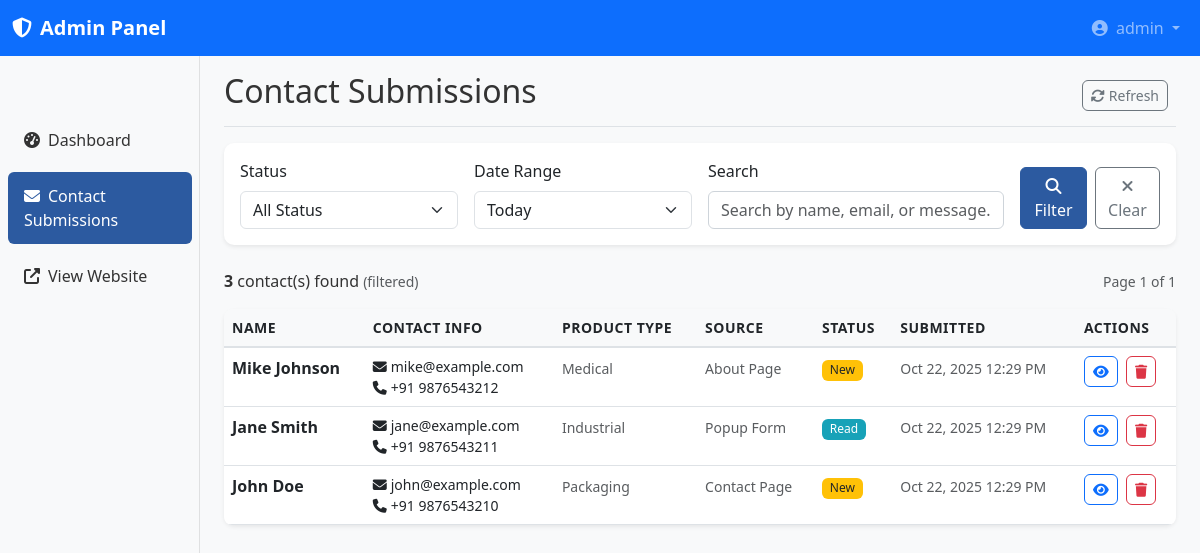
Page /contacts.php?filter=today (signed in) on the committed database.
### tables this page shows
CREATE TABLE IF NOT EXISTS contact_submissions (
    id INT AUTO_INCREMENT PRIMARY KEY,
    name VARCHAR(100) NOT NULL,
    email VARCHAR(100) NOT NULL,
    phone VARCHAR(20) NOT NULL,
    product_type VARCHAR(50) DEFAULT NULL,
    message TEXT NOT NULL,
    form_source VARCHAR(50) NOT NULL,
    status ENUM('new', 'read', 'replied', 'archived') DEFAULT 'new',
    submitted_at TIMESTAMP DEFAULT CURRENT_TIMESTAMP,
    updated_at TIMESTAMP DEFAULT CURRENT_TIMESTAMP ON UPDATE CURRENT_TIMESTAMP,
    admin_notes TEXT DEFAULT NULL
);

### contacts.php (the view, shortened to what this page needs)
<?php
$page = (int)($_GET['page'] ?? 1);
$limit = 20;
$offset = ($page - 1) * $limit;
$statusFilter = $_GET['status'] ?? '';
$searchTerm = $_GET['search'] ?? '';
$dateFilter = $_GET['filter'] ?? '';
$whereClauses = [];
$params = [];
if ($dateFilter === 'today') {
    $whereClauses[] = "DATE(submitted_at) = CURDATE()";
} elseif ($dateFilter === 'week') {
    $whereClauses[] = "submitted_at >= DATE_SUB(NOW(), INTERVAL 7 DAY)";
} elseif ($dateFilter === 'month') {
    $whereClauses[] = "submitted_at >= DATE_SUB(NOW(), INTERVAL 30 DAY)";
}
$whereClause = $whereClauses ? "WHERE " . implode(" AND ", $whereClauses) : "";
try {
    $pdo = getDBConnection();
    $countSql = "SELECT COUNT(*) as total FROM contact_submissions $whereClause";
    $countStmt = $pdo->prepare($countSql);
    $countStmt->execute($params);
    $totalRecords = $countStmt->fetch()['total'];
    $sql = "SELECT * FROM contact_submissions $whereClause ORDER BY submitted_at DESC LIMIT :limit OFFSET :offset";
    $stmt = $pdo->prepare($sql);
    $stmt->bindValue(':limit', $limit, PDO::PARAM_INT);
    $stmt->bindValue(':offset', $offset, PDO::PARAM_INT);
    $stmt->execute();
    $contacts = $stmt->fetchAll();
    $totalPages = ceil($totalRecords / $limit);
} catch (PDOException $e) {
    $contacts = [];
    $totalRecords = 0;
    $totalPages = 0;
    error_log("Contacts page error: " . $e->getMessage());
}
?>
<!DOCTYPE html>
<html lang="en">
<head>
    <link href="https://cdn.jsdelivr.net/npm/bootstrap@5.3.0/dist/css/bootstrap.min.css" rel="stylesheet">
    <link rel="stylesheet" href="https://cdnjs.cloudflare.com/ajax/libs/font-awesome/6.4.0/css/all.min.css">
    <link rel="stylesheet" href="assets/admin-style.css">
</head>
<body>
    <nav class="navbar navbar-expand-lg navbar-dark bg-primary sticky-top">
        <div class="container-fluid">
            <a class="navbar-brand" href="dashboard.php">
                <i class="fas fa-shield-alt me-2"></i>Admin Panel
            </a>
            <div class="navbar-nav ms-auto">
                <div class="nav-item dropdown">
                    <a class="nav-link dropdown-toggle" href="#" role="button" data-bs-toggle="dropdown">
                        <i class="fas fa-user-circle me-1"></i>
                        <?php echo htmlspecialchars($_SESSION['admin_username']); ?>
                    </a>
                </div>
            </div>
        </div>
    </nav>
    <div class="container-fluid">
        <div class="row">
            <nav class="col-md-3 col-lg-2 d-md-block bg-light sidebar">
                <div class="sidebar-sticky">
                    <ul class="nav flex-column">
                        <li class="nav-item">
                            <a class="nav-link" href="dashboard.php">
                                <i class="fas fa-tachometer-alt me-2"></i>Dashboard
                            </a>
                        </li>
                        <li class="nav-item">
                            <a class="nav-link active" href="contacts.php">
                                <i class="fas fa-envelope me-2"></i>Contact Submissions
                            </a>
                        </li>
                        <li class="nav-item">
                            <a class="nav-link" href="../index.html" target="_blank">
                                <i class="fas fa-external-link-alt me-2"></i>View Website
                            </a>
                        </li>
                    </ul>
                </div>
            </nav>
            <main class="col-md-9 ms-sm-auto col-lg-10 px-md-4">
                <div class="d-flex justify-content-between flex-wrap flex-md-nowrap align-items-center pt-3 pb-2 mb-3 border-bottom">
                    <h1 class="h2">Contact Submissions</h1>
                    <div class="btn-toolbar mb-2 mb-md-0">
                        <div class="btn-group me-2">
                            <button type="button" class="btn btn-sm btn-outline-secondary" onclick="location.reload()">
                                <i class="fas fa-sync-alt me-1"></i>Refresh
                            </button>
                        </div>
                    </div>
                </div>
                <div class="card mb-4">
                    <div class="card-body">
                        <form method="GET" class="row g-3">
                            <div class="col-md-3">
                                <label class="form-label">Status</label>
                                <select name="status" class="form-select">
                                    <option value="">All Status</option>
                                </select>
                            </div>
                            <div class="col-md-3">
                                <label class="form-label">Date Range</label>
                                <select name="filter" class="form-select">
                                    <option value="today" <?php echo $dateFilter === 'today' ? 'selected' : ''; ?>>Today</option>
                                </select>
                            </div>
                            <div class="col-md-4">
                                <label class="form-label">Search</label>
                                <input type="text" name="search" class="form-control" placeholder="Search by name, email, or message..." value="<?php echo htmlspecialchars($searchTerm); ?>">
                            </div>
                            <div class="col-md-2 d-flex align-items-end">
                                <button type="submit" class="btn btn-primary me-2">
                                    <i class="fas fa-search"></i> Filter
                                </button>
                                <a href="contacts.php" class="btn btn-outline-secondary">
                                    <i class="fas fa-times"></i> Clear
                                </a>
                            </div>
                        </form>
                    </div>
                </div>
                <div class="d-flex justify-content-between align-items-center mb-3">
                    <div>
                        <strong><?php echo number_format($totalRecords); ?></strong> contact(s) found
                        <?php if ($statusFilter || $searchTerm || $dateFilter): ?>
                            <small class="text-muted">(filtered)</small>
                        <?php endif; ?>
                    </div>
                    <nav>
                        <small class="text-muted">
                            Page <?php echo $page; ?> of <?php echo max(1, $totalPages); ?>
                        </small>
                    </nav>
                </div>
                <div class="card">
                    <div class="card-body p-0">
                        <div class="table-responsive">
                            <table class="table table-hover mb-0">
                                <thead>
                                    <tr>
                                        <th>Name</th>
                                        <th>Contact Info</th>
                                        <th>Product Type</th>
                                        <th>Source</th>
                                        <th>Status</th>
                                        <th>Submitted</th>
                                        <th>Actions</th>
                                    </tr>
                                </thead>
                                <tbody>
                                    <?php if (empty($contacts)): ?>
                                        <tr>
                                            <td colspan="7" class="text-center text-muted py-4">
                                                <i class="fas fa-inbox fa-3x mb-3 d-block"></i>
                                                No contacts found
                                            </td>
                                        </tr>
                                    <?php else: ?>
                                        <?php foreach ($contacts as $contact): ?>
                                            <tr>
                                                <td>
                                                    <strong><?php echo htmlspecialchars($contact['name']); ?></strong>
                                                </td>
                                                <td>
                                                    <div class="small">
                                                        <div><i class="fas fa-envelope me-1"></i><?php echo htmlspecialchars($contact['email']); ?></div>
                                                        <div><i class="fas fa-phone me-1"></i><?php echo htmlspecialchars($contact['phone']); ?></div>
                                                    </div>
                                                </td>
                                                <td>
                                                    <small class="text-muted">
                                                        <?php echo $contact['product_type'] ? ucwords(str_replace('_', ' ', $contact['product_type'])) : 'N/A'; ?>
                                                    </small>
                                                </td>
                                                <td>
                                                    <small class="text-muted">
                                                        <?php echo ucwords(str_replace('_', ' ', $contact['form_source'])); ?>
                                                    </small>
                                                </td>
                                                <td>
                                                    <?php
                                                    $statusClass = [
                                                        'new' => 'badge bg-warning text-dark',
                                                        'read' => 'badge bg-info',
                                                        'replied' => 'badge bg-success',
                                                        'archived' => 'badge bg-secondary'
                                                    ];
                                                    $class = $statusClass[$contact['status']] ?? 'badge bg-secondary';
                                                    ?>
                                                    <span class="<?php echo $class; ?>" data-contact-id="<?php echo $contact['id']; ?>">
                                                        <?php echo ucfirst($contact['status']); ?>
                                                    </span>
                                                </td>
                                                <td>
                                                    <small class="text-muted">
                                                        <?php echo date('M j, Y g:i A', strtotime($contact['submitted_at'])); ?>
                                                    </small>
                                                </td>
                                                <td>
                                                    <button class="btn btn-sm btn-outline-primary me-1" onclick="viewContact(<?php echo htmlspecialchars(json_encode($contact)); ?>)">
                                                        <i class="fas fa-eye"></i>
                                                    </button>
                                                    <button class="btn btn-sm btn-outline-danger" onclick="deleteContact(<?php echo $contact['id']; ?>)">
                                                        <i class="fas fa-trash"></i>
                                                    </button>
                                                </td>
                                            </tr>
                                        <?php endforeach; ?>
                                    <?php endif; ?>
                                </tbody>
                            </table>
                        </div>
                    </div>
                </div>
            </main>
        </div>
    </div>
</body>
</html>

### assets/admin-style.css (style rules this page uses)
:root { --primary-color: #2c5aa0; --secondary-color: #f8f9fa; --success-color: #28a745; --danger-color: #dc3545; --warning-color: #ffc107; --info-color: #17a2b8; --light-color: #f8f9fa; --dark-color: #343a40; }
body { font-family: 'Segoe UI', Tahoma, Geneva, Verdana, sans-serif; background-color: #f8f9fa; color: #333; }
.sidebar { position: fixed; top: 56px; bottom: 0; left: 0; z-index: 100; padding: 48px 0 0; box-shadow: inset -1px 0 0 rgba(0, 0, 0, .1); }
.sidebar-sticky { position: relative; top: 0; height: calc(100vh - 48px); padding-top: .5rem; overflow-x: hidden; overflow-y: auto; }
.sidebar .nav-link { color: #333; font-weight: 500; padding: 0.75rem 1rem; margin: 0.25rem 0.5rem; border-radius: 0.375rem; transition: all 0.3s ease; }
.sidebar .nav-link.active { color: white; background-color: var(--primary-color); }
main { margin-left: 0; }
@media (min-width: 768px) { main { margin-left: 240px; } }
.card { border: none; border-radius: 10px; box-shadow: 0 0.125rem 0.25rem rgba(0, 0, 0, 0.075); transition: all 0.3s ease; }
.btn { border-radius: 6px; font-weight: 500; transition: all 0.3s ease; }
.btn-primary { background-color: var(--primary-color); border-color: var(--primary-color); }
.table { border-radius: 8px; overflow: hidden; }
.table thead th { background-color: var(--light-color); border-bottom: 2px solid #dee2e6; font-weight: 600; font-size: 0.875rem; text-transform: uppercase; letter-spacing: 0.5px; }
.table tbody tr { transition: background-color 0.3s ease; }
.badge { font-size: 0.75rem; font-weight: 500; padding: 0.35em 0.65em; border-radius: 0.375rem; }
.form-control { border-radius: 6px; border: 1px solid #ced4da; transition: all 0.3s ease; }
.form-select { border-radius: 6px; }
.badge.bg-warning { background-color: #ffc107 !important; color: #000; }
.badge.bg-info { background-color: #17a2b8 !important; }
.navbar-brand { font-weight: 600; font-size: 1.25rem; }

### rows in the picture
contact_submissions: name "Mike Johnson", email "mike@example.com", phone "+91 9876543212", product_type "Medical", form_source "About Page", status "New", submitted_at "Oct 22, 2025 12:29 PM"
contact_submissions: name "Jane Smith", email "jane@example.com", phone "+91 9876543211", product_type "Industrial", form_source "Popup Form", status "Read", submitted_at "Oct 22, 2025 12:29 PM"
contact_submissions: name "John Doe", email "john@example.com", phone "+91 9876543210", product_type "Packaging", form_source "Contact Page", status "New", submitted_at "Oct 22, 2025 12:29 PM"

### other values in the picture
$_SESSION['admin_username'] "admin"
$totalRecords "3"
$page "1"
max(1, $totalPages) "1"
